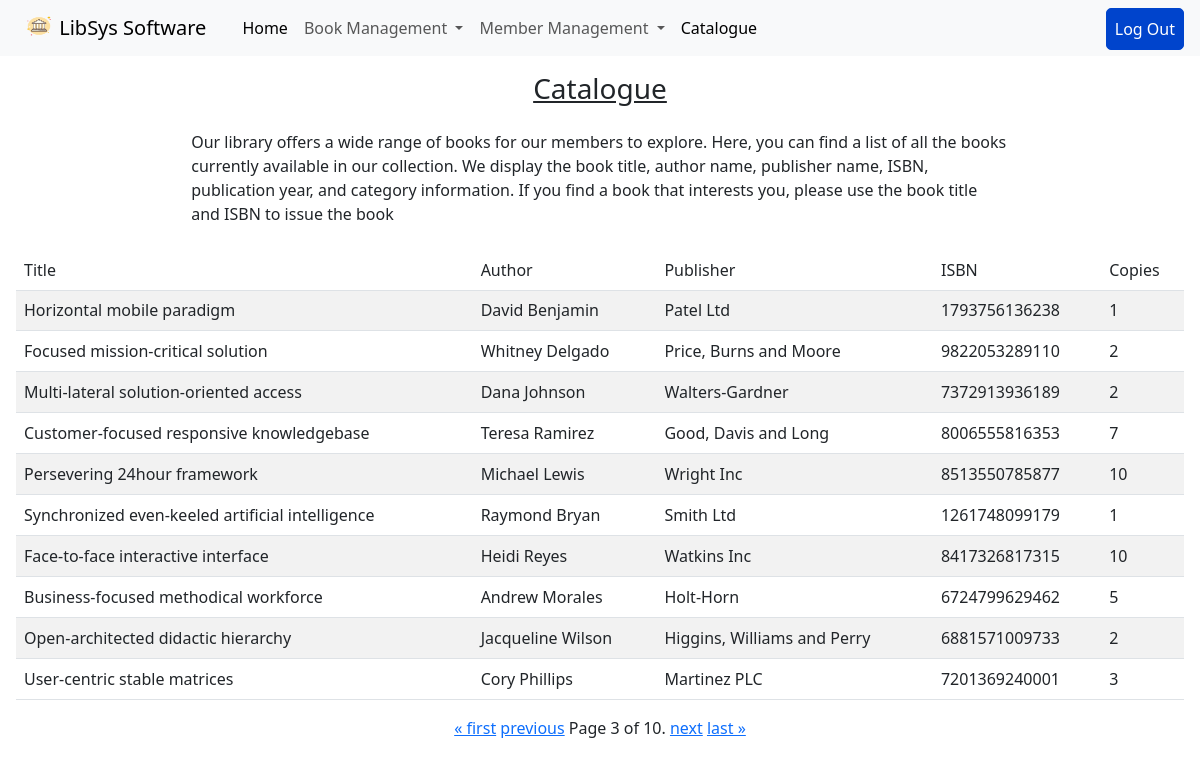
Screenshot of /catalogue/?page=3 (signed in) with the database file from the repository.
### library/models.py (models this page shows)
class Book(models.Model):
    title = models.CharField(max_length=255)
    author = models.CharField(max_length=255)
    publisher = models.CharField(max_length=255)
    isbn = models.BigIntegerField(primary_key=True)
    num_of_copies = models.IntegerField()

### library/views/customViews.py (the view)
# urls.py: path("catalogue/", ListBook.as_view(), name="listBooks")
class ListBook(FormView):
    items_per_page = 10
    template_name = "catalogue.html"
    def get(self, request, *args, **kwargs):
        books = Book.objects.all()
        paginator = Paginator(books, self.items_per_page)
        current_page = request.GET.get('page')
        page_obj = paginator.get_page(current_page)
        return render(request, self.template_name, {'page_obj': page_obj})

### templates/catalogue.html (shortened to what this page needs)
{% extends 'base.html' %}
{% block content %}
{% if user.is_authenticated %}
<h3 class="main-heading">Catalogue</h3>
<div class="fillers">
   Our library offers a wide range of books for our members to explore. Here, you can find a list of all the books currently available in our collection. We display the book title, author name, publisher name, ISBN, publication year, and category information. If you find a book that interests you, please use the book title and ISBN to issue the book
</div>
      <div class="table-container">
         <table class="table table-striped table-hover">
            <tr><thead>
               <td>Title</td>
               <td>Author</td>
               <td>Publisher</td>
               <td>ISBN</td>
               <td>Copies</td>
            </thead></tr>
            {% for book in page_obj %}
               <tr>
                  <td>{{book.title}}</td>
                  <td>{{book.author}}</td>
                  <td>{{book.publisher}}</td>
                  <td>{{book.isbn}}</td>
                  <td>{{book.num_of_copies}}</td>
               </tr>
            {% endfor %}
         </table>
      </div>
   <div class="pagination">
       <span class="step-links">
           {% if page_obj.has_previous %}
               <a href="?page=1">&laquo; first</a>
               <a href="?page={{ page_obj.previous_page_number }}">previous</a>
           {% endif %}
           <span class="current-page">
               Page {{ page_obj.number }} of {{ page_obj.paginator.num_pages }}.
           </span>
           {% if page_obj.has_next %}
               <a href="?page={{ page_obj.next_page_number }}">next</a>
               <a href="?page={{ page_obj.paginator.num_pages }}">last &raquo;</a>
           {% endif %}
       </span>
   </div>
{% else %}
<div class="login-suggest">
   <p>You are not logged in</p>
   <a href="{% url 'login' %}">Login</a>
</div>
{% endif %}
{% endblock content %}

### static/css/style.css (style rules this page uses)
* { box-sizing: border-box; }
body { width: 100vw; position: relative; }
.main .table-container { overflow-y: scroll; }
.main .table-container thead { vertical-align: middle; }
.main .pagination { justify-content: center; }
.main .fillers { display: none; }
@media screen and (min-width: 769px) { .main .table-container { overflow-y: scroll; } }
@media screen and (min-width: 769px) { .main .fillers { display: block; padding: auto 3rem; width: 70%; margin: 1.5rem auto; } }
.main > .main-heading { text-align: center; text-decoration: underline; }
@media screen and (min-width: 769px) { .main > .main-heading { text-align: center; } }

### rows the page displays
Book: title "Horizontal mobile paradigm", author "David Benjamin", publisher "Patel Ltd", isbn "1793756136238", num_of_copies "1"
Book: title "Focused mission-critical solution", author "Whitney Delgado", publisher "Price, Burns and Moore", isbn "9822053289110", num_of_copies "2"
Book: title "Multi-lateral solution-oriented access", author "Dana Johnson", publisher "Walters-Gardner", isbn "7372913936189", num_of_copies "2"
Book: title "Customer-focused responsive knowledgebase", author "Teresa Ramirez", publisher "Good, Davis and Long", isbn "8006555816353", num_of_copies "7"
Book: title "Persevering 24hour framework", author "Michael Lewis", publisher "Wright Inc", isbn "8513550785877", num_of_copies "10"
Book: title "Synchronized even-keeled artificial intelligence", author "Raymond Bryan", publisher "Smith Ltd", isbn "1261748099179", num_of_copies "1"
Book: title "Face-to-face interactive interface", author "Heidi Reyes", publisher "Watkins Inc", isbn "8417326817315", num_of_copies "10"
Book: title "Business-focused methodical workforce", author "Andrew Morales", publisher "Holt-Horn", isbn "6724799629462", num_of_copies "5"
Book: title "Open-architected didactic hierarchy", author "Jacqueline Wilson", publisher "Higgins, Williams and Perry", isbn "6881571009733", num_of_copies "2"
Book: title "User-centric stable matrices", author "Cory Phillips", publisher "Martinez PLC", isbn "7201369240001", num_of_copies "3"

### other values shown
{{ page_obj.number }} "3"
{{ page_obj.paginator.num_pages }} "10"
